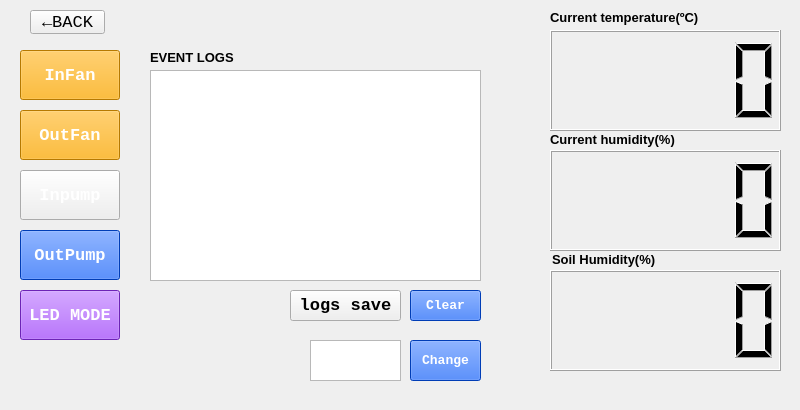
<?xml version="1.0" encoding="UTF-8"?>
<ui version="4.0">
 <class>Form</class>
 <widget class="QWidget" name="Form">
  <property name="geometry">
   <rect>
    <x>0</x>
    <y>0</y>
    <width>800</width>
    <height>410</height>
   </rect>
  </property>
  <property name="windowTitle">
   <string>Form</string>
  </property>
  <property name="styleSheet">
   <string notr="true"/>
  </property>
  <widget class="QLCDNumber" name="SoilhumiNow">
   <property name="geometry">
    <rect>
     <x>550</x>
     <y>270</y>
     <width>231</width>
     <height>101</height>
    </rect>
   </property>
  </widget>
  <widget class="QLabel" name="label_3">
   <property name="geometry">
    <rect>
     <x>550</x>
     <y>10</y>
     <width>171</width>
     <height>16</height>
    </rect>
   </property>
   <property name="text">
    <string>&lt;html&gt;&lt;head/&gt;&lt;body&gt;&lt;p&gt;&lt;span style=&quot; font-size:10pt; font-weight:700;&quot;&gt;Current temperature(ºC)&lt;/span&gt;&lt;/p&gt;&lt;/body&gt;&lt;/html&gt;</string>
   </property>
  </widget>
  <widget class="QPushButton" name="Fan">
   <property name="geometry">
    <rect>
     <x>20</x>
     <y>50</y>
     <width>100</width>
     <height>50</height>
    </rect>
   </property>
   <property name="font">
    <font>
     <family>Consolas</family>
     <pointsize>13</pointsize>
     <bold>true</bold>
    </font>
   </property>
   <property name="styleSheet">
    <string notr="true">background-color:rgb(255, 170, 0);
selection-background-color:rgb(48,140,198);
color:rgb(255,255,255);</string>
   </property>
   <property name="text">
    <string>InFan</string>
   </property>
  </widget>
  <widget class="QPushButton" name="InputWater">
   <property name="geometry">
    <rect>
     <x>20</x>
     <y>170</y>
     <width>100</width>
     <height>50</height>
    </rect>
   </property>
   <property name="font">
    <font>
     <family>Consolas</family>
     <pointsize>13</pointsize>
     <bold>true</bold>
    </font>
   </property>
   <property name="styleSheet">
    <string notr="true">
selection-background-color:rgb(48,140,148);
color:rgb(255,255,255);</string>
   </property>
   <property name="text">
    <string>Inpump</string>
   </property>
  </widget>
  <widget class="QLCDNumber" name="TempNow">
   <property name="geometry">
    <rect>
     <x>550</x>
     <y>30</y>
     <width>231</width>
     <height>101</height>
    </rect>
   </property>
  </widget>
  <widget class="QPushButton" name="OutputWater">
   <property name="geometry">
    <rect>
     <x>20</x>
     <y>230</y>
     <width>100</width>
     <height>50</height>
    </rect>
   </property>
   <property name="font">
    <font>
     <family>Consolas</family>
     <pointsize>13</pointsize>
     <bold>true</bold>
    </font>
   </property>
   <property name="styleSheet">
    <string notr="true">background-color:rgb(0, 85, 255);
color:rgb(255,255,255);</string>
   </property>
   <property name="text">
    <string>OutPump</string>
   </property>
  </widget>
  <widget class="QLCDNumber" name="HumiNow">
   <property name="geometry">
    <rect>
     <x>550</x>
     <y>150</y>
     <width>231</width>
     <height>101</height>
    </rect>
   </property>
  </widget>
  <widget class="QPushButton" name="Fan_2">
   <property name="geometry">
    <rect>
     <x>20</x>
     <y>110</y>
     <width>100</width>
     <height>50</height>
    </rect>
   </property>
   <property name="font">
    <font>
     <family>Consolas</family>
     <pointsize>13</pointsize>
     <bold>true</bold>
    </font>
   </property>
   <property name="styleSheet">
    <string notr="true">background-color:rgb(255, 170, 0);
selection-background-color:rgb(48,140,198);
color:rgb(255,255,255);</string>
   </property>
   <property name="text">
    <string>OutFan</string>
   </property>
  </widget>
  <widget class="QTextBrowser" name="textBrowser">
   <property name="geometry">
    <rect>
     <x>150</x>
     <y>70</y>
     <width>331</width>
     <height>211</height>
    </rect>
   </property>
   <property name="contextMenuPolicy">
    <enum>Qt::PreventContextMenu</enum>
   </property>
  </widget>
  <widget class="QPushButton" name="EventLogs">
   <property name="geometry">
    <rect>
     <x>290</x>
     <y>290</y>
     <width>111</width>
     <height>31</height>
    </rect>
   </property>
   <property name="font">
    <font>
     <family>Consolas</family>
     <pointsize>13</pointsize>
     <bold>true</bold>
    </font>
   </property>
   <property name="styleSheet">
    <string notr="true">color:rgb(0,0,0);</string>
   </property>
   <property name="text">
    <string>logs save</string>
   </property>
  </widget>
  <widget class="QPushButton" name="btn_back">
   <property name="geometry">
    <rect>
     <x>30</x>
     <y>10</y>
     <width>75</width>
     <height>24</height>
    </rect>
   </property>
   <property name="font">
    <font>
     <family>Consolas</family>
     <pointsize>13</pointsize>
    </font>
   </property>
   <property name="text">
    <string>←BACK</string>
   </property>
  </widget>
  <widget class="QLabel" name="label_4">
   <property name="geometry">
    <rect>
     <x>550</x>
     <y>130</y>
     <width>151</width>
     <height>20</height>
    </rect>
   </property>
   <property name="text">
    <string>&lt;html&gt;&lt;head/&gt;&lt;body&gt;&lt;p&gt;&lt;span style=&quot; font-size:10pt; font-weight:700;&quot;&gt;Current humidity(%)&lt;/span&gt;&lt;/p&gt;&lt;/body&gt;&lt;/html&gt;</string>
   </property>
  </widget>
  <widget class="QLabel" name="label_5">
   <property name="geometry">
    <rect>
     <x>552</x>
     <y>250</y>
     <width>131</width>
     <height>20</height>
    </rect>
   </property>
   <property name="text">
    <string>&lt;html&gt;&lt;head/&gt;&lt;body&gt;&lt;p&gt;&lt;span style=&quot; font-size:10pt; font-weight:700;&quot;&gt;Soil Humidity(%)&lt;/span&gt;&lt;/p&gt;&lt;/body&gt;&lt;/html&gt;</string>
   </property>
  </widget>
  <widget class="QPushButton" name="Clear">
   <property name="geometry">
    <rect>
     <x>410</x>
     <y>290</y>
     <width>71</width>
     <height>31</height>
    </rect>
   </property>
   <property name="font">
    <font>
     <family>Consolas</family>
     <pointsize>10</pointsize>
     <bold>true</bold>
    </font>
   </property>
   <property name="styleSheet">
    <string notr="true">background-color:rgb(0, 85, 255);
selection-background-color:rgb(48,140,148);
color:rgb(255,255,255);</string>
   </property>
   <property name="text">
    <string>Clear</string>
   </property>
  </widget>
  <widget class="QPushButton" name="MODE">
   <property name="geometry">
    <rect>
     <x>410</x>
     <y>340</y>
     <width>71</width>
     <height>41</height>
    </rect>
   </property>
   <property name="font">
    <font>
     <family>Consolas</family>
     <pointsize>10</pointsize>
     <bold>true</bold>
    </font>
   </property>
   <property name="styleSheet">
    <string notr="true">background-color:rgb(0, 85, 255);
selection-background-color:rgb(48,140,148);
color:rgb(255,255,255);</string>
   </property>
   <property name="text">
    <string>Change</string>
   </property>
  </widget>
  <widget class="QTextBrowser" name="Mode_display">
   <property name="geometry">
    <rect>
     <x>310</x>
     <y>340</y>
     <width>91</width>
     <height>41</height>
    </rect>
   </property>
   <property name="font">
    <font>
     <family>Consolas</family>
     <pointsize>16</pointsize>
     <bold>true</bold>
    </font>
   </property>
  </widget>
  <widget class="QLabel" name="label_6">
   <property name="geometry">
    <rect>
     <x>150</x>
     <y>50</y>
     <width>151</width>
     <height>16</height>
    </rect>
   </property>
   <property name="text">
    <string>&lt;html&gt;&lt;head/&gt;&lt;body&gt;&lt;p&gt;&lt;span style=&quot; font-size:10pt; font-weight:700;&quot;&gt;EVENT LOGS&lt;/span&gt;&lt;/p&gt;&lt;/body&gt;&lt;/html&gt;</string>
   </property>
  </widget>
  <widget class="QPushButton" name="LED_MODE">
   <property name="geometry">
    <rect>
     <x>20</x>
     <y>290</y>
     <width>100</width>
     <height>50</height>
    </rect>
   </property>
   <property name="font">
    <font>
     <family>Consolas</family>
     <pointsize>13</pointsize>
     <bold>true</bold>
    </font>
   </property>
   <property name="styleSheet">
    <string notr="true">color:rgb(255,255,255);
background-color:rgb(153,51,255);</string>
   </property>
   <property name="text">
    <string>LED MODE</string>
   </property>
  </widget>
 </widget>
 <resources/>
 <connections/>
</ui>
